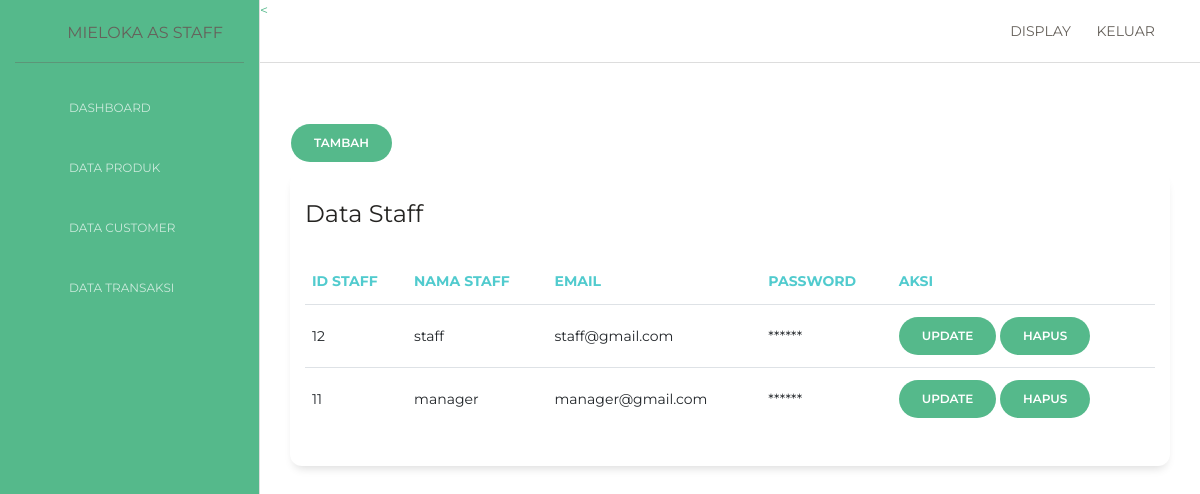
Screenshot of /dashboard/data_staff.php (signed in) with the database file from the repository.
### tables this page shows
CREATE TABLE `staff` (
  `StaffID` int(11) NOT NULL,
  `NamaStaff` varchar(50) NOT NULL,
  `email` varchar(50) NOT NULL,
  `password` varchar(225) NOT NULL,
  `role` varchar(15) NOT NULL
);

### controllers/C_koneksi.php (called while the page is built, shortened)
<?php
class C_koneksi{
    public function conn(){
        $conn = mysqli_connect('localhost', 'root', '', 'kasir');
        if (!$conn){
            die ("koneksi gagal di buat : ".mysqli_connect_error());
        }else{
            return $conn;
        }
    }
}
?>

### controllers/C_login2.php (called while the page is built, shortened)
<?php
   include_once 'C_koneksi.php';
class C_login2{
   public function tampil(){
      $conn = new C_koneksi();
      $sql = "SELECT * FROM staff ORDER BY StaffID DESC";
      $query = mysqli_query($conn->conn(), $sql);
      while ($q = mysqli_fetch_object($query)) {
          $hasil[] = $q;
      }
      if(!empty($hasil)){
         return $hasil;
     }
   }
}
?>

### dashboard/data_staff.php (the view)
<?php
  include_once 'extends/topbar.php';
  include_once 'extends/sidebar.php';
  include_once '../controllers/C_login2.php';
  $login2 = new C_login2();
  ?>
      <<div class="content">
        <div class="row">
          <div class="col-md-12">
          <a href="add_staff.php" class="btn btn-primary btn-round">Tambah</a>
            <div class="card">
              <div class="card-header">
                <h4 class="card-title"> Data Staff </h4>
              </div>
              <div class="card-body">
                <div class="table-responsive">
                  <table class="table">
                    <thead class=" text-primary">
                      <th>ID Staff</th>
                      <th>Nama Staff</th>
                      <th>Email</th>
                      <th>Password</th>
                      <th>Aksi</th>
                    </thead>
                    <tbody>
                    <?php
                    if (empty($login2->tampil())){ ?>
                    <tr>
                    <td colspan="10">
                        <h1>
                            <center>Tidak ada Data</center>
                        </h1>
                    </td>
                </tr>
                <?php }else{
                       foreach ($login2->tampil() as $b){
                      ?>
                      <tr>
                        <td><?= $b->StaffID ?></td>
                        <td><?= $b->NamaStaff ?></td>
                        <td><?= $b->email ?></td>
                        <td>******</td>
                        <td>
                        <a href="update_staff.php?StaffID=<?= $b->StaffID ?>" class="btn btn-primary btn-round">Update</a>
                        <a onclick="return confirm('Apakah anda yakin untuk menghapus staff ini?')" href="../routers/R_login2.php?StaffID=<?= $b->StaffID ?>&aksi=hapus" class="btn btn-primary btn-round">Hapus</a>
                        </td>
                      </tr>
                      <?php }}?>
                    </tbody>
                  </table>
                </div>
              </div>
            </div>
          </div>
        </div>
      </div>
  <?php
  include_once 'extends/footer.php';
  ?>

### rows the page displays
staff: StaffID "12", NamaStaff "staff", email "staff@gmail.com"
staff: StaffID "11", NamaStaff "manager", email "manager@gmail.com"
